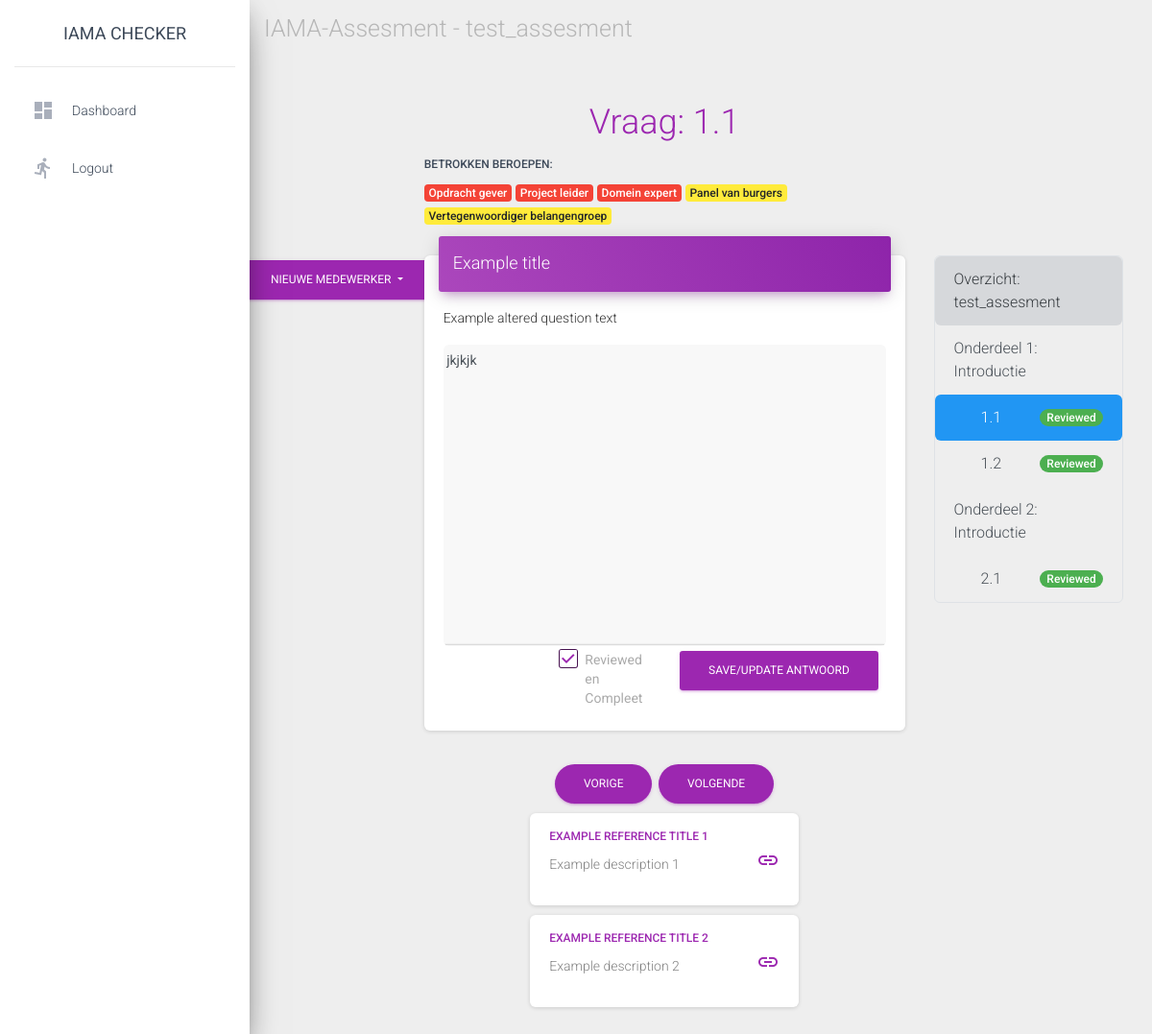
Screenshot of /assesments/14/question/2/ (signed in) with the database file from the repository.
### base/models.py (models this page shows)
class Assesment(models.Model):
    name = models.CharField(max_length=40)# Name of the assesment
    organisation = models.CharField(max_length=50)# Name of the organisation performing the assesment
    complete_status = models.BooleanField(default=False)# Complete when all questions have been answered
    date_last_saved = models.DateField(auto_now=True)# Automatically saves new value when this object is saved
    user = models.ForeignKey(User, on_delete=models.CASCADE, default=user_pk_sentinel)

class Question(models.Model):
    class Jobs():
        _jobs = {
            "DA": "Data scientist",
            "BE": "Bestuur",
            "BG": "Belangen groep",
            "OG": "Opdracht gever",
            "PL": "Project leider",
            "DE": "Domein expert",
            "PB": "Panel van burgers",
            "VB": "Vertegenwoordiger belangengroep",
        }
        def __init__(self, job_type, priority) -> None:
            self.priority = priority
            try:
                self.description = self._jobs[job_type]
            except KeyError:
                raise KeyError("Job type: " + job_type + ", loaded from fixture not recognized!")
    question_title = models.CharField(max_length=140, default="Question title")
    question_text = models.TextField()# Content to display
    question_phase = models.IntegerField() # Phase number of the question
    question_number = models.IntegerField() # Question number in the phase
    job_list = models.JSONField(default=list)
    def jobs_as_py_list(self):
        return [self.Jobs(job["type"], job["priority"]) for job in self.job_list]

class Answer(models.Model):
    class Status(models.TextChoices):
        RV = "RV", "reviewed"
        AW = "AW", "answered"
        UA = "UA", "unanswered"
    status = models.CharField(max_length=3, choices=Status.choices, default=Status.UA)# Whether it's correctly filled in or not
    answer_content = models.TextField(default="") # Content of the answer
    assesment_id = models.ForeignKey(Assesment, on_delete=models.CASCADE, default=0)# Related assesment
    question_id = models.ForeignKey(Question, on_delete=models.CASCADE, default=0) # Related question
    user = models.ForeignKey(User, on_delete=models.CASCADE, default=user_pk_sentinel)# User that answers

class Reference(models.Model):
    title = models.CharField(max_length=64, default="Example title")
    description = models.TextField()
    url = models.URLField(max_length=128)
    questions = models.ManyToManyField(Question)

### base/views.py (the view)
# urls.py: path("assesments/<int:assesment_id>/question/<int:question_id>/", views.question_detail, name="question_detail"),
@login_required
def question_detail(request, assesment_id, question_id):
    try:
        assesment = Assesment.objects.get(pk=assesment_id)
        question = Question.objects.get(pk=question_id)
    except (KeyError, Assesment.DoesNotExist):
        return render(request, "errors/error.html", {"message": "Assesment bestaat niet!"})
    except (KeyError, Question.DoesNotExist):
        return render(request, "errors/error.html", {"message": "Verzochte vraag van deze assesment bestaat niet!"})
    if request.user.pk != assesment.user.pk:
        return render(request, "errors/error.html", {"message": "Gebruiker heeft geen toegang tot deze assesment!"})
    buttons = {
        "next": question.id + 1,
        "prev": question.id - 1
    }
    index_context_objects = {
        "question_list": request.session.get("questions", create_question_list()),
        "status_list": get_complete_status(request, assesment),
    }
    if question.question_number == 0:
        context = {
            "assesment": assesment,
            "question": question,
            "index_context_objects": index_context_objects,
            "buttons": buttons,
            "reference_list": Reference.objects.filter(questions__question_phase=question.question_phase),
            "jobs": jobs_per_phase(question.question_phase),
        }
        return render(request, "base/phase_intro.html", context)
    else:
        try:
            answer = Answer.objects.get(question_id=question.pk, user__pk=request.user.pk, assesment_id=assesment.id)
        except (KeyError, Answer.DoesNotExist):
            answer = Answer(assesment_id=assesment, question_id=question, user=request.user, status=Answer.Status.UA)
            answer.save()
        context = {
            "assesment": assesment,
            "question": question,
            "answer": answer,
            "index_context_objects": index_context_objects,
            "buttons": buttons,
            "collab_list": Collaborator.objects.filter(answers=answer),
            "reference_list": Reference.objects.filter(questions=question),
            "collab_options": get_collab_options(assesment, answer),
            "jobs": question.jobs_as_py_list(),
        }
        return render(request, "base/q_detail.html", context)

### base/templatetags/base_extra.py (called while the page is built)
@register.filter()
def key(dict, key):
    return dict[str(key)]

@register.filter()
def is_reviewed(status):
    return status == Answer.Status.RV

### base/views.py (called while the page is built)
def get_collab_options(assesment, curr_answer):
    return_collab = []
    answers = Answer.objects.filter(assesment_id=assesment.pk)
    for answer in answers:
        options = answer.collaborator_set.all()
        exclude = curr_answer.collaborator_set.all()
        to_extend = [option for option in options if option not in exclude]
        return_collab.extend(to_extend)
    return return_collab

def create_question_list():
    color = [
        "#007bc760",
        "#42145f60",
        "#a9006160",
        "#ffb61260"
    ]
    current_phase = 1# Counter
    questions = []# List to append
    while (question_list := Question.objects.filter(question_phase=current_phase).order_by("question_number")):
        questions.append({"phase_num": current_phase, "question_list": question_list, "list_item_color": color[current_phase - 1]})
        current_phase += 1
    return questions

### base/templates/base/q_detail.html (shortened to what this page needs)
{% extends "base/base.html" %}
{% load base_extra %}
{% block navigation %}<a href="{% url 'base:detail' assesment.id %}" style="color:grey">IAMA-Assesment - {{ assesment.name }}</a>{% endblock %}
{% block content %}
<div class="row">
    <div class="col-md-2"></div>
    <div class="col-md-7 text-center">
        <h2 class="text-primary">Vraag: {{ question.question_phase }}.{{ question.question_number }} </h2>
    </div>
    <div class="col"></div>
</div>
<div class="row">
    <div class="col-md-2"></div>
    <div class="col-md-7">
      <h6 class="primary">Betrokken beroepen:</h6>
        {% for job in jobs %}
            {% if job.priority == 1 %}
                <span class="badge badge-danger">{{ job.description }}</span>
            {% else %}
                <span class="badge badge-warning">{{ job.description }}</span>
            {% endif %}
        {% endfor %}
    </div>
    <div class="col"></div>
</div>
<div class="row">
    <div class="col-md-2" style="padding: 0; margin-top: 30px">
        {% include 'base/collaborators.html' with collab_list=collab_list assesment_id=assesment.id question_id=question.id answer_id=answer.id collab_options=collab_options %}
    </div>
    <div class="col">
        <div class="card">
            <div class="card-header card-header-primary">
                <h4 class="card-title"> {{ question.question_title }} </h4>
            </div>
            <div class="card-body">
                <form action="{% url 'base:save_answer' assesment.id question.id %}" method="post">
                    <p> {{ question.question_text }} </p>
                    <textarea class="form-control rounded" name="answer_content" rows="15" style="background-color: #F8F8F8"> {{ answer.answer_content }} </textarea>
                    <div class="row">
                        <div class="col-md-3"></div>
                        <div class="col-md-3 d-flex justify-content-center align-items-center">
                            <div class="form-check">
                                <label class="form-check-label"> Reviewed en Compleet
                                <span class="form-check-sign">
                                    <span class="check"></span>
                                </span>
                                </label>
                            </div>
                        </div>
                        <div class="col-md-3"><button type="submit" name="save_answer" class="btn btn-primary">Save/Update Antwoord</button></div>
                        <div class="col-md-3"></div>
                    </div>
                </form>
            </div>
        </div>
        <div class="row">
          <div class="col text-center">
            {% if question.id != 1 %}
                <a href="{% url 'base:question_detail' assesment.id buttons.prev %}" class="btn btn-primary btn-round">Vorige</a>
            {% endif %}
            <a href="{% url 'base:question_detail' assesment.id buttons.next %}" class="btn btn-primary btn-round">Volgende</a>
          </div>
        </div>
        {% include 'includes/reference_list.html' with reference_list=reference_list %}
    </div>
    <div class="col-md-3" style="padding-top: 30px">
        {% include 'base/q_index.html' with assesment=assesment question_list=index_context_objects.question_list current_question=question.id status_list=index_context_objects.status_list %}
    </div>
</div>
{% endblock %}

### base/templates/includes/reference_list.html
{% for reference in reference_list %}
<div class="row justify-content-center">
    <div class="col-md-7">
        <div class="card" style="margin-bottom: 5px; margin-top: 5px">
            <div class="card-body d-flex justify-content-between">
                <div>
                    <h6 class="text-primary">{{ reference.title }}</h6>
                    <p style="color: grey"> {{ reference.description }} </p>
                </div>
                <div class="d-flex align-items-center">
                    <a status="_blank" rel="noopener noreferrer" href="{{ reference.url }}">
                        <i class="material-icons">link</i>
                    </a>
                </div>
            </div>
        </div>
    </div>
</div>
{% endfor %}

### base/templates/base/q_index.html
{% load base_extra %}
<div class="list-group rounded border" style="border-color:grey">
    <a href="{% url 'base:detail' assesment.id %}" class="list-group-item list-group-item-action list-group-item-secondary rounded">
        Overzicht: {{ assesment.name }}
    </a>
    {% for phase in question_list %}
        {% for question in phase.question_list %}
            {% if question.question_number == 0 %}
                {% if current_question == question.id %}
                    <a href="{% url 'base:question_detail' assesment.id question.id %}" class="list-group-item list-group-item-action active rounded">
                        Onderdeel {{ phase.phase_num }}: Introductie
                    </a>
                {% else %}
                    <a href="{% url 'base:question_detail' assesment.id question.id %}" class="list-group-item list-group-item-action rounded">
                        Onderdeel {{ phase.phase_num }}: Introductie
                    </a>
                {% endif %}
            {% else %}
                {% if current_question == question.id %}
                    <a href="{% url 'base:question_detail' assesment.id question.id %}" class="list-group-item list-group-item-action d-flex justify-content-between align-items-center active rounded"
                    style="padding-left: 3em">
                        {{ question.question_phase }}.{{ question.question_number }} {{ status_list|key:question.id|safe }}
                    </a>
                {% else %}
                    <a href="{% url 'base:question_detail' assesment.id question.id %}" class="list-group-item list-group-item-action d-flex justify-content-between align-items-center rounded"
                    style="padding-left: 3em">
                        {{ question.question_phase }}.{{ question.question_number }} {{ status_list|key:question.id|safe }}
                    </a>
                {% endif %}
            {% endif %}
        {% endfor %}
    {% endfor %}
</div>

### rows the page displays
Assesment: name "test_assesment"
Question: question_phase "1", question_number "1", question_title "Example title", question_text "Example altered question text", id "Reviewed"
Answer: answer_content "jkjkjk"
Reference: title "EXAMPLE REFERENCE TITLE 1", description "Example description 1"
Reference: title "EXAMPLE REFERENCE TITLE 2", description "Example description 2"
Question: phase_num "1"
Question: question_phase "1", question_number "2", id "Reviewed"
Question: phase_num "2"
Question: question_phase "2", question_number "1", id "Reviewed"

### other values shown
{{ job.description }} "Opdracht gever" "Project leider" "Domein expert"
{{ job.description }} "Panel van burgers" "Vertegenwoordiger belangengroep"
